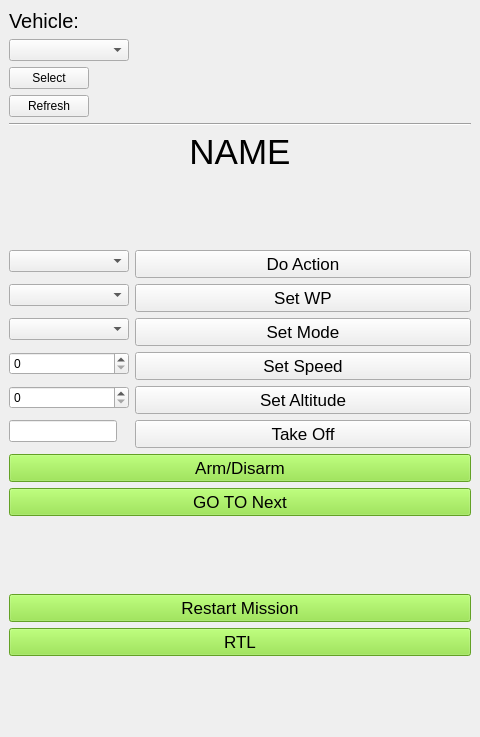
<?xml version="1.0" encoding="UTF-8"?>
<ui version="4.0">
 <class>MainWindow</class>
 <widget class="QMainWindow" name="MainWindow">
  <property name="geometry">
   <rect>
    <x>0</x>
    <y>0</y>
    <width>480</width>
    <height>737</height>
   </rect>
  </property>
  <property name="windowTitle">
   <string>MainWindow</string>
  </property>
  <widget class="QWidget" name="centralwidget">
   <layout class="QVBoxLayout" name="verticalLayout_2">
    <item>
     <widget class="QLabel" name="label">
      <property name="font">
       <font>
        <pointsize>15</pointsize>
       </font>
      </property>
      <property name="text">
       <string>Vehicle:</string>
      </property>
     </widget>
    </item>
    <item>
     <widget class="QComboBox" name="comboBox_names">
      <property name="maximumSize">
       <size>
        <width>120</width>
        <height>16777215</height>
       </size>
      </property>
     </widget>
    </item>
    <item>
     <widget class="QPushButton" name="pushButton_select">
      <property name="maximumSize">
       <size>
        <width>80</width>
        <height>16777215</height>
       </size>
      </property>
      <property name="text">
       <string>Select</string>
      </property>
     </widget>
    </item>
    <item>
     <widget class="QPushButton" name="pushButton_refresh">
      <property name="maximumSize">
       <size>
        <width>80</width>
        <height>16777215</height>
       </size>
      </property>
      <property name="text">
       <string>Refresh</string>
      </property>
     </widget>
    </item>
    <item>
     <widget class="Line" name="line">
      <property name="orientation">
       <enum>Qt::Horizontal</enum>
      </property>
     </widget>
    </item>
    <item>
     <widget class="QLabel" name="label_drone_name">
      <property name="maximumSize">
       <size>
        <width>16777215</width>
        <height>80</height>
       </size>
      </property>
      <property name="font">
       <font>
        <pointsize>26</pointsize>
       </font>
      </property>
      <property name="text">
       <string>NAME</string>
      </property>
      <property name="alignment">
       <set>Qt::AlignCenter</set>
      </property>
     </widget>
    </item>
    <item>
     <spacer name="verticalSpacer_3">
      <property name="orientation">
       <enum>Qt::Vertical</enum>
      </property>
      <property name="sizeHint" stdset="0">
       <size>
        <width>20</width>
        <height>40</height>
       </size>
      </property>
     </spacer>
    </item>
    <item>
     <layout class="QFormLayout" name="formLayout">
      <item row="0" column="0">
       <widget class="QComboBox" name="comboBox_action">
        <property name="minimumSize">
         <size>
          <width>120</width>
          <height>0</height>
         </size>
        </property>
       </widget>
      </item>
      <item row="1" column="0">
       <widget class="QComboBox" name="comboBox_wp">
        <property name="minimumSize">
         <size>
          <width>120</width>
          <height>0</height>
         </size>
        </property>
       </widget>
      </item>
      <item row="2" column="0">
       <widget class="QComboBox" name="comboBox_mode">
        <property name="minimumSize">
         <size>
          <width>120</width>
          <height>0</height>
         </size>
        </property>
       </widget>
      </item>
      <item row="3" column="0">
       <widget class="QSpinBox" name="spinBox_speed">
        <property name="minimumSize">
         <size>
          <width>120</width>
          <height>0</height>
         </size>
        </property>
       </widget>
      </item>
      <item row="4" column="0">
       <widget class="QSpinBox" name="spinBox_altitude">
        <property name="minimumSize">
         <size>
          <width>120</width>
          <height>0</height>
         </size>
        </property>
       </widget>
      </item>
      <item row="0" column="1">
       <widget class="QPushButton" name="pushButton_action">
        <property name="font">
         <font>
          <pointsize>13</pointsize>
         </font>
        </property>
        <property name="text">
         <string>Do Action</string>
        </property>
       </widget>
      </item>
      <item row="1" column="1">
       <widget class="QPushButton" name="pushButton_wp">
        <property name="font">
         <font>
          <pointsize>13</pointsize>
         </font>
        </property>
        <property name="text">
         <string>Set WP</string>
        </property>
       </widget>
      </item>
      <item row="2" column="1">
       <widget class="QPushButton" name="pushButton_mode">
        <property name="font">
         <font>
          <pointsize>13</pointsize>
         </font>
        </property>
        <property name="text">
         <string>Set Mode</string>
        </property>
       </widget>
      </item>
      <item row="3" column="1">
       <widget class="QPushButton" name="pushButton_speed">
        <property name="font">
         <font>
          <pointsize>13</pointsize>
         </font>
        </property>
        <property name="text">
         <string>Set Speed</string>
        </property>
       </widget>
      </item>
      <item row="4" column="1">
       <widget class="QPushButton" name="pushButton_altitude">
        <property name="font">
         <font>
          <pointsize>13</pointsize>
         </font>
        </property>
        <property name="text">
         <string>Set Altitude</string>
        </property>
       </widget>
      </item>
      <item row="5" column="1">
       <widget class="QPushButton" name="pushButton">
        <property name="font">
         <font>
          <pointsize>13</pointsize>
         </font>
        </property>
        <property name="styleSheet">
         <string notr="true"/>
        </property>
        <property name="text">
         <string>Take Off</string>
        </property>
       </widget>
      </item>
      <item row="5" column="0">
       <widget class="QLineEdit" name="lineEdit_takeoff_alt"/>
      </item>
     </layout>
    </item>
    <item>
     <widget class="QPushButton" name="pushButton_arm_dis">
      <property name="font">
       <font>
        <pointsize>13</pointsize>
       </font>
      </property>
      <property name="styleSheet">
       <string notr="true">background-color: rgb(138, 226, 52);</string>
      </property>
      <property name="text">
       <string>Arm/Disarm</string>
      </property>
     </widget>
    </item>
    <item>
     <widget class="QPushButton" name="pushButton_goto_next">
      <property name="font">
       <font>
        <pointsize>13</pointsize>
       </font>
      </property>
      <property name="styleSheet">
       <string notr="true">background-color: rgb(138, 226, 52);</string>
      </property>
      <property name="text">
       <string>GO TO Next</string>
      </property>
     </widget>
    </item>
    <item>
     <spacer name="verticalSpacer_2">
      <property name="orientation">
       <enum>Qt::Vertical</enum>
      </property>
      <property name="sizeHint" stdset="0">
       <size>
        <width>20</width>
        <height>40</height>
       </size>
      </property>
     </spacer>
    </item>
    <item>
     <layout class="QVBoxLayout" name="verticalLayout">
      <item>
       <widget class="QPushButton" name="pushButton_restart_mission">
        <property name="font">
         <font>
          <pointsize>13</pointsize>
         </font>
        </property>
        <property name="styleSheet">
         <string notr="true">background-color: rgb(138, 226, 52);
</string>
        </property>
        <property name="text">
         <string>Restart Mission</string>
        </property>
       </widget>
      </item>
      <item>
       <widget class="QPushButton" name="pushButton_rtl">
        <property name="font">
         <font>
          <pointsize>13</pointsize>
         </font>
        </property>
        <property name="styleSheet">
         <string notr="true">background-color: rgb(138, 226, 52);</string>
        </property>
        <property name="text">
         <string>RTL</string>
        </property>
       </widget>
      </item>
     </layout>
    </item>
    <item>
     <spacer name="verticalSpacer">
      <property name="orientation">
       <enum>Qt::Vertical</enum>
      </property>
      <property name="sizeHint" stdset="0">
       <size>
        <width>20</width>
        <height>40</height>
       </size>
      </property>
     </spacer>
    </item>
   </layout>
  </widget>
 </widget>
 <resources/>
 <connections/>
</ui>
